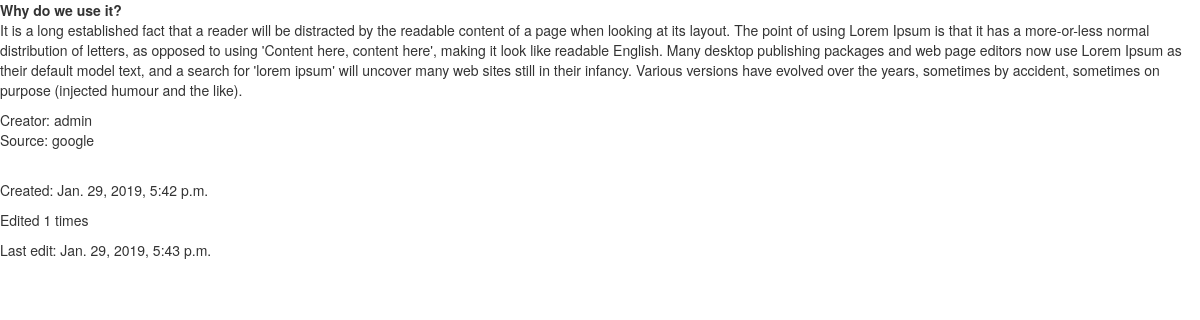
The app's page /docs/1/ with its own data.
### document/models.py (models this page shows, shortened)
class Document(models.Model):
    title = models.CharField(unique=True, max_length=100)
    text = models.TextField(unique=True)
    url = models.URLField()
    created = models.DateTimeField(auto_now_add=True)
    source = models.ForeignKey(Source, on_delete=models.SET_NULL, null=True)
    updated = models.DateTimeField(auto_now=True)
    author = models.ForeignKey(Profile, on_delete=models.SET_NULL, null=True)
    edited_times = models.IntegerField(default=0)
    def editable(self):
        if (self.created + datetime.timedelta(hours=1)) < datetime.datetime.now(datetime.timezone.utc):
            return False
        else:
            return True

class Source(models.Model):
    sid = models.CharField(max_length=100)
    name = models.CharField(max_length=200)
    url = models.URLField()

### account/models.py (models this page shows)
class Profile(AbstractUser):
    last_ip = models.GenericIPAddressField(default='', null=True, blank=True)

### document/views.py (the view)
class DocumentDetailView(DetailView):
    model = Document

### templates/document/document_detail.html (shortened to what this page needs)
{% extends 'base.html' %}
{% block content %}
<strong>{{document.title}}</strong>
<p>{{document.text}}</p>
<p>Creator: {{document.author}}  <br/>Source: {{document.source.name}}</p>
<br/>
<p>Created: {{document.created}}</p>
<p>Edited {{document.edited_times}} times</p>
{% if document.edited_times > 0 %}
<p>Last edit: {{document.updated}}</p>
{% endif %}
{% endblock %}

### records on screen
Document: title "Why do we use it?", text "It is a long established fact that a reader will be distracted by the readable content of a page when looking at its layout. The point of using Lorem Ipsum is that it has a more-or-less normal distribution of letters, as opposed to using 'Content here, content here', making it look like readable English. Many desktop publishing packages and web page editors now use Lorem Ipsum as their default model text, and a search for 'lorem ipsum' will uncover many web sites still in their infancy. Various versions have evolved over the years, sometimes by accident, sometimes on purpose (injected humour and the like).", author "admin", source.name "google", created "Jan. 29, 2019, 5:42 p.m.", edited_times "1", updated "Jan. 29, 2019, 5:43 p.m."
